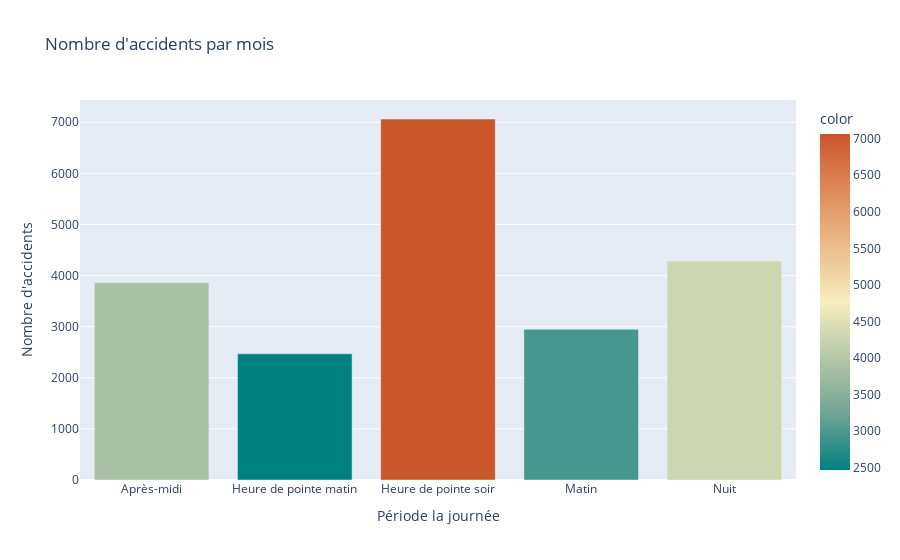

Notebook source saved alongside this figure:
### Code cell
# Créer un diagramme en barres interactif avec Plotly
fig = px.bar(
    x=accidents_par_periode.index, 
    y=accidents_par_periode.values, 
    labels={'x': 'Période la journée', 'y': "Nombre d'accidents"},
    title="Nombre d'accidents par mois",
    color=accidents_par_periode.values,  # Utiliser les couleurs
    color_continuous_scale= 'geyser'  # Appliquer les couleurs personnalisées
)
# Afficher la figure
fig.show()

### Figure 1 — Plotly figure (JSON) as saved in the notebook; plotly's stock layout.template omitted (floating-point values rounded to 4 significant figures)
{"data": [{"alignmentgroup": "True", "hovertemplate": "Période la journée=%{x}<br>Nombre d'accidents=%{y}<br>color=%{marker.color}<extra></extra>", "legendgroup": "", "marker": {"color": [3861, 2468, 7064, 2948, 4284], "coloraxis": "coloraxis", "pattern": {"shape": ""}}, "name": "", "offsetgroup": "", "orientation": "v", "showlegend": false, "textposition": "auto", "type": "bar", "x": ["Après-midi", "Heure de pointe matin", "Heure de pointe soir", "Matin", "Nuit"], "xaxis": "x", "y": [3861, 2468, 7064, 2948, 4284], "yaxis": "y"}], "layout": {"barmode": "relative", "coloraxis": {"colorbar": {"title": {"text": "color"}}, "colorscale": [[0, "rgb(0, 128, 128)"], [0.1667, "rgb(112, 164, 148)"], [0.3333, "rgb(180, 200, 168)"], [0.5, "rgb(246, 237, 189)"], [0.6667, "rgb(237, 187, 138)"], [0.8333, "rgb(222, 138, 90)"], [1, "rgb(202, 86, 44)"]]}, "legend": {"tracegroupgap": 0}, "title": {"text": "Nombre d'accidents par mois"}, "xaxis": {"anchor": "y", "domain": [0, 1], "title": {"text": "Période la journée"}}, "yaxis": {"anchor": "x", "domain": [0, 1], "title": {"text": "Nombre d'accidents"}}}}
